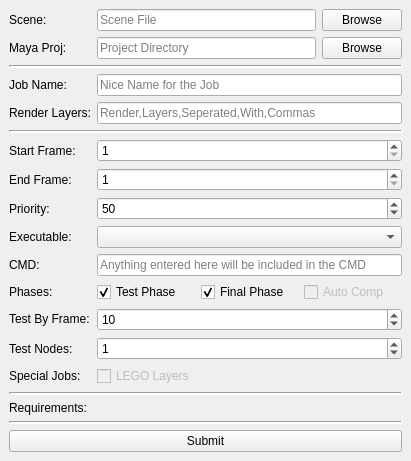
<?xml version="1.0" encoding="UTF-8"?>
<ui version="4.0">
 <class>MainWindow</class>
 <widget class="QMainWindow" name="MainWindow">
  <property name="geometry">
   <rect>
    <x>0</x>
    <y>0</y>
    <width>411</width>
    <height>444</height>
   </rect>
  </property>
  <property name="sizePolicy">
   <sizepolicy hsizetype="Fixed" vsizetype="Fixed">
    <horstretch>0</horstretch>
    <verstretch>0</verstretch>
   </sizepolicy>
  </property>
  <property name="windowTitle">
   <string>Submitter</string>
  </property>
  <widget class="QWidget" name="centralwidget">
   <layout class="QVBoxLayout" name="verticalLayout">
    <item>
     <layout class="QFormLayout" name="formLayout">
      <property name="fieldGrowthPolicy">
       <enum>QFormLayout::AllNonFixedFieldsGrow</enum>
      </property>
      <property name="labelAlignment">
       <set>Qt::AlignLeading|Qt::AlignLeft|Qt::AlignVCenter</set>
      </property>
      <property name="formAlignment">
       <set>Qt::AlignLeading|Qt::AlignLeft|Qt::AlignTop</set>
      </property>
      <item row="0" column="0">
       <widget class="QLabel" name="sceneLabel">
        <property name="text">
         <string>Scene:</string>
        </property>
       </widget>
      </item>
      <item row="0" column="1">
       <layout class="QGridLayout" name="sceneLayout">
        <item row="0" column="1">
         <widget class="QPushButton" name="sceneButton">
          <property name="text">
           <string>Browse</string>
          </property>
         </widget>
        </item>
        <item row="0" column="0">
         <widget class="QLineEdit" name="sceneLineEdit">
          <property name="placeholderText">
           <string>Scene File</string>
          </property>
         </widget>
        </item>
       </layout>
      </item>
      <item row="1" column="0">
       <widget class="QLabel" name="projLabel">
        <property name="text">
         <string>Maya Proj:</string>
        </property>
       </widget>
      </item>
      <item row="1" column="1">
       <layout class="QGridLayout" name="projLayout">
        <item row="0" column="1">
         <widget class="QPushButton" name="projButton">
          <property name="text">
           <string>Browse</string>
          </property>
         </widget>
        </item>
        <item row="0" column="0">
         <widget class="QLineEdit" name="projLineEdit">
          <property name="readOnly">
           <bool>true</bool>
          </property>
          <property name="placeholderText">
           <string>Project Directory</string>
          </property>
         </widget>
        </item>
       </layout>
      </item>
      <item row="2" column="0" colspan="2">
       <widget class="Line" name="line">
        <property name="frameShadow">
         <enum>QFrame::Sunken</enum>
        </property>
        <property name="lineWidth">
         <number>2</number>
        </property>
        <property name="orientation">
         <enum>Qt::Horizontal</enum>
        </property>
       </widget>
      </item>
      <item row="3" column="0">
       <widget class="QLabel" name="niceNameLabel">
        <property name="text">
         <string>Job Name:</string>
        </property>
       </widget>
      </item>
      <item row="3" column="1">
       <widget class="QLineEdit" name="niceNameLineEdit">
        <property name="text">
         <string/>
        </property>
        <property name="placeholderText">
         <string>Nice Name for the Job</string>
        </property>
       </widget>
      </item>
      <item row="4" column="0">
       <widget class="QLabel" name="renderLayersLabel">
        <property name="text">
         <string>Render Layers:</string>
        </property>
       </widget>
      </item>
      <item row="4" column="1">
       <widget class="QLineEdit" name="renderLayersLineEdit">
        <property name="placeholderText">
         <string>Render,Layers,Seperated,With,Commas</string>
        </property>
       </widget>
      </item>
      <item row="5" column="0" colspan="2">
       <widget class="Line" name="line_2">
        <property name="lineWidth">
         <number>2</number>
        </property>
        <property name="orientation">
         <enum>Qt::Horizontal</enum>
        </property>
       </widget>
      </item>
      <item row="6" column="0">
       <widget class="QLabel" name="startFrameLabel">
        <property name="text">
         <string>Start Frame:</string>
        </property>
        <property name="buddy">
         <cstring>startSpinBox</cstring>
        </property>
       </widget>
      </item>
      <item row="6" column="1">
       <widget class="QSpinBox" name="startSpinBox">
        <property name="accelerated">
         <bool>true</bool>
        </property>
        <property name="minimum">
         <number>1</number>
        </property>
        <property name="maximum">
         <number>99999</number>
        </property>
       </widget>
      </item>
      <item row="7" column="0">
       <widget class="QLabel" name="endFrameLabel">
        <property name="text">
         <string>End Frame:</string>
        </property>
        <property name="buddy">
         <cstring>endSpinBox</cstring>
        </property>
       </widget>
      </item>
      <item row="7" column="1">
       <widget class="QSpinBox" name="endSpinBox">
        <property name="accelerated">
         <bool>true</bool>
        </property>
        <property name="minimum">
         <number>1</number>
        </property>
        <property name="maximum">
         <number>99999</number>
        </property>
       </widget>
      </item>
      <item row="8" column="0">
       <widget class="QLabel" name="priorityLabel">
        <property name="text">
         <string>Priority:</string>
        </property>
        <property name="buddy">
         <cstring>prioritySpinBox</cstring>
        </property>
       </widget>
      </item>
      <item row="8" column="1">
       <widget class="QSpinBox" name="prioritySpinBox">
        <property name="minimum">
         <number>-100</number>
        </property>
        <property name="maximum">
         <number>99999</number>
        </property>
        <property name="value">
         <number>50</number>
        </property>
       </widget>
      </item>
      <item row="9" column="0">
       <widget class="QLabel" name="executableLabel">
        <property name="text">
         <string>Executable:</string>
        </property>
       </widget>
      </item>
      <item row="9" column="1">
       <widget class="QComboBox" name="executableComboBox"/>
      </item>
      <item row="10" column="0">
       <widget class="QLabel" name="cmdLabel">
        <property name="text">
         <string>CMD:</string>
        </property>
       </widget>
      </item>
      <item row="10" column="1">
       <widget class="QLineEdit" name="cmdLineEdit">
        <property name="text">
         <string/>
        </property>
        <property name="placeholderText">
         <string>Anything entered here will be included in the CMD</string>
        </property>
       </widget>
      </item>
      <item row="11" column="0">
       <widget class="QLabel" name="phasesLabel">
        <property name="text">
         <string>Phases:</string>
        </property>
       </widget>
      </item>
      <item row="11" column="1">
       <layout class="QHBoxLayout" name="phaseLayout">
        <item>
         <widget class="QCheckBox" name="testCheckBox">
          <property name="text">
           <string>Test Phase</string>
          </property>
          <property name="checked">
           <bool>true</bool>
          </property>
         </widget>
        </item>
        <item>
         <widget class="QCheckBox" name="finalCheckBox">
          <property name="text">
           <string>Final Phase</string>
          </property>
          <property name="checked">
           <bool>true</bool>
          </property>
         </widget>
        </item>
        <item>
         <widget class="QCheckBox" name="autocompCheckBox">
          <property name="enabled">
           <bool>false</bool>
          </property>
          <property name="text">
           <string>Auto Comp</string>
          </property>
         </widget>
        </item>
       </layout>
      </item>
      <item row="12" column="0">
       <widget class="QLabel" name="testFramesLabel">
        <property name="text">
         <string>&lt;html&gt;&lt;head/&gt;&lt;body&gt;&lt;p&gt;Test By Frame:&lt;/p&gt;&lt;/body&gt;&lt;/html&gt;</string>
        </property>
        <property name="buddy">
         <cstring>testFramesSpinBox</cstring>
        </property>
       </widget>
      </item>
      <item row="12" column="1">
       <widget class="QSpinBox" name="testFramesSpinBox">
        <property name="minimum">
         <number>1</number>
        </property>
        <property name="maximum">
         <number>999</number>
        </property>
        <property name="value">
         <number>10</number>
        </property>
       </widget>
      </item>
      <item row="13" column="0">
       <widget class="QLabel" name="testNodesLabel">
        <property name="text">
         <string>Test Nodes:</string>
        </property>
       </widget>
      </item>
      <item row="13" column="1">
       <widget class="QSpinBox" name="testNodesSpinBox">
        <property name="enabled">
         <bool>true</bool>
        </property>
        <property name="value">
         <number>1</number>
        </property>
       </widget>
      </item>
      <item row="14" column="0">
       <widget class="QLabel" name="specialJobsLabel">
        <property name="text">
         <string>Special Jobs:</string>
        </property>
       </widget>
      </item>
      <item row="14" column="1">
       <layout class="QHBoxLayout" name="specialLayout">
        <item>
         <widget class="QCheckBox" name="legoLayersCheckBox">
          <property name="enabled">
           <bool>false</bool>
          </property>
          <property name="text">
           <string>LEGO Layers</string>
          </property>
         </widget>
        </item>
       </layout>
      </item>
      <item row="15" column="0" colspan="2">
       <widget class="Line" name="line_3">
        <property name="lineWidth">
         <number>2</number>
        </property>
        <property name="orientation">
         <enum>Qt::Horizontal</enum>
        </property>
       </widget>
      </item>
      <item row="16" column="0">
       <widget class="QLabel" name="requirementsLabel">
        <property name="text">
         <string>Requirements:</string>
        </property>
       </widget>
      </item>
      <item row="16" column="1">
       <layout class="QGridLayout" name="reqsGrid"/>
      </item>
      <item row="17" column="0" colspan="2">
       <widget class="Line" name="line_4">
        <property name="lineWidth">
         <number>2</number>
        </property>
        <property name="orientation">
         <enum>Qt::Horizontal</enum>
        </property>
       </widget>
      </item>
     </layout>
    </item>
    <item>
     <widget class="QPushButton" name="submitButton">
      <property name="text">
       <string>Submit</string>
      </property>
     </widget>
    </item>
   </layout>
  </widget>
 </widget>
 <tabstops>
  <tabstop>startSpinBox</tabstop>
  <tabstop>endSpinBox</tabstop>
  <tabstop>prioritySpinBox</tabstop>
 </tabstops>
 <resources/>
 <connections/>
</ui>
